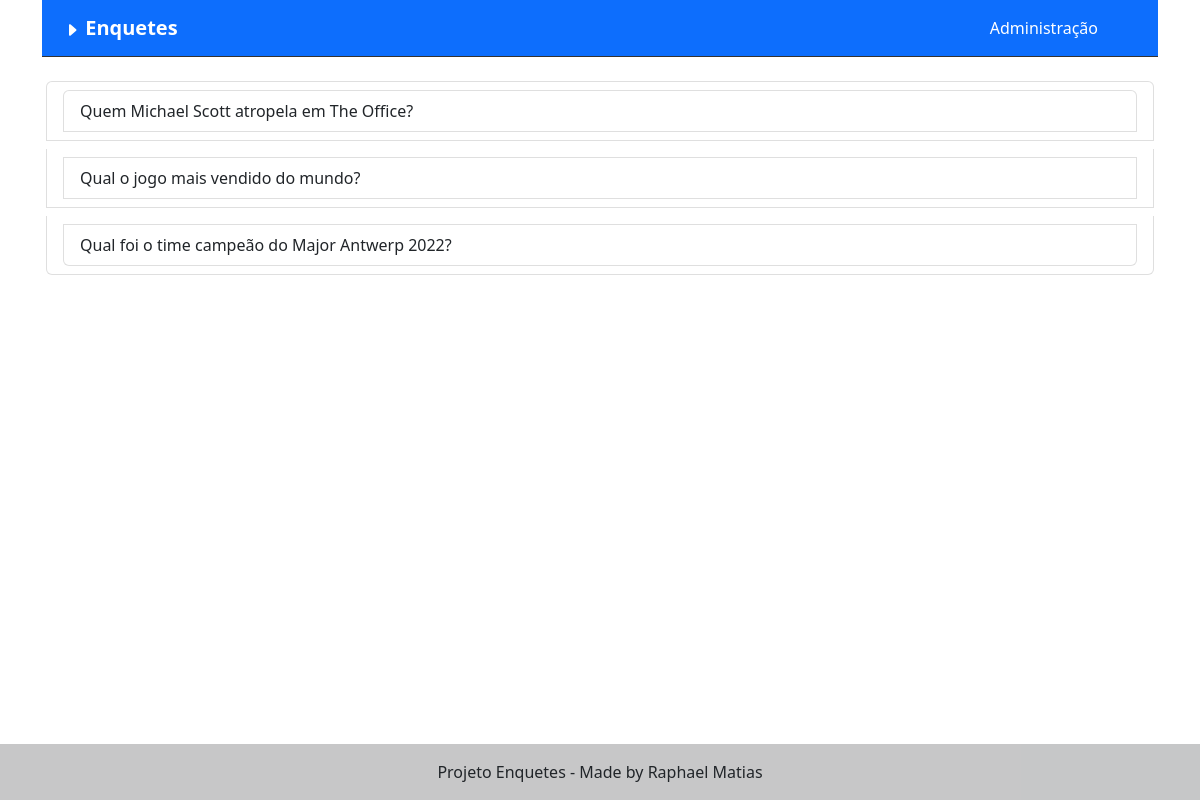
/, run on an earlier commit of the app's database.
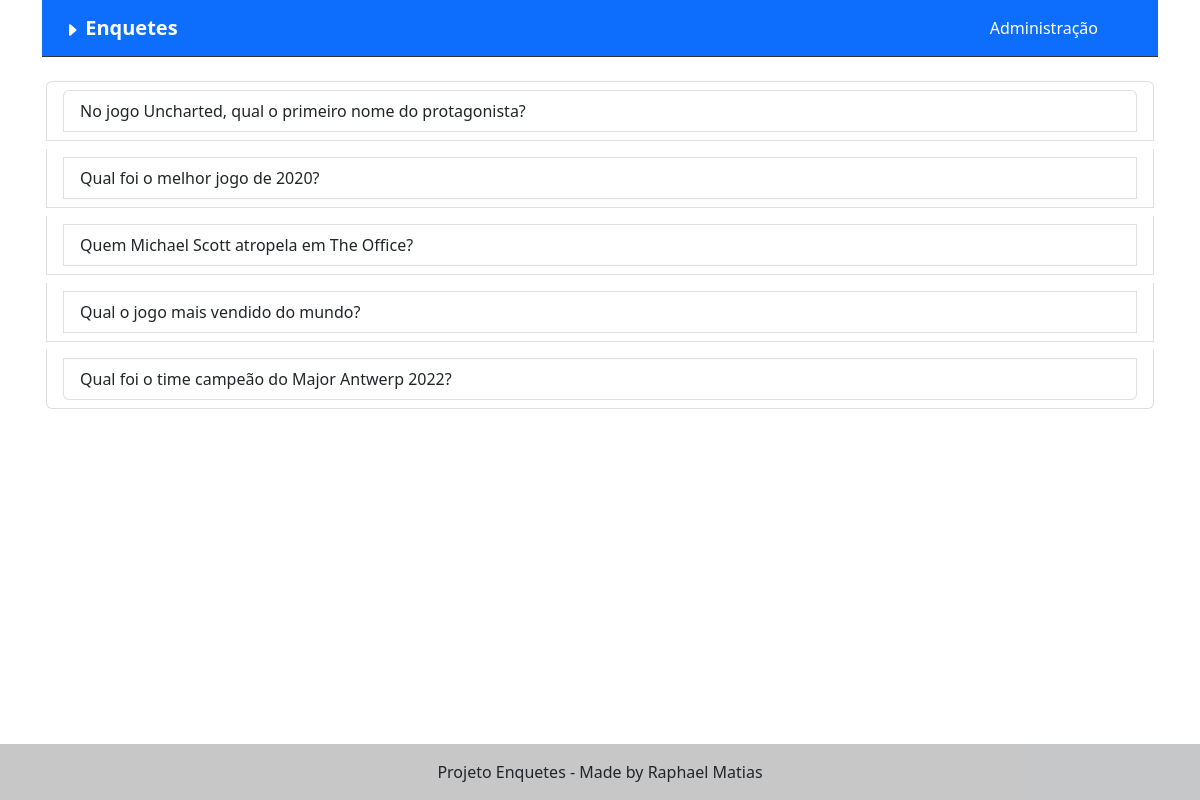
And on a later commit of the database.
### enquetes/models.py (models this page shows, shortened)
class Question(models.Model):
    question_text = models.CharField(max_length=200)
    pub_date = models.DateTimeField('Data de publicação')

### enquetes/views.py (the view)
# urls.py: path('', views.IndexView.as_view(), name='index'),
class IndexView(generic.ListView):
    template_name = 'enquetes/index.html'
    context_object_name = 'latest_question_list'
    def get_queryset(self):
        return Question.objects.filter(pub_date__lte=timezone.now()
        ).order_by('-pub_date')[:25]

### enquetes/templates/enquetes/index.html (shortened to what this page needs)
{% extends 'base.html' %}
{% block content %}
    {% if latest_question_list %}
    <ul class="list-group">
        {% for question in latest_question_list %}
        <li class="list-group-item m-1">
            <a class"question" class="list-group-item list-group-item-action" href="/enquetes/{{question.id}}/">{{question.question_text}} </a>
        </li>
        {% endfor %}
    </ul>
    {% else %}
        <p>Nenhuma questão disponível.</p>
    {% endif %}
{% endblock content %}

What changed in the data, as far as the page shows it:
added Question: question_text "No jogo Uncharted, qual o primeiro nome do protagonista?"
added Question: question_text "Qual foi o melhor jogo de 2020?"
